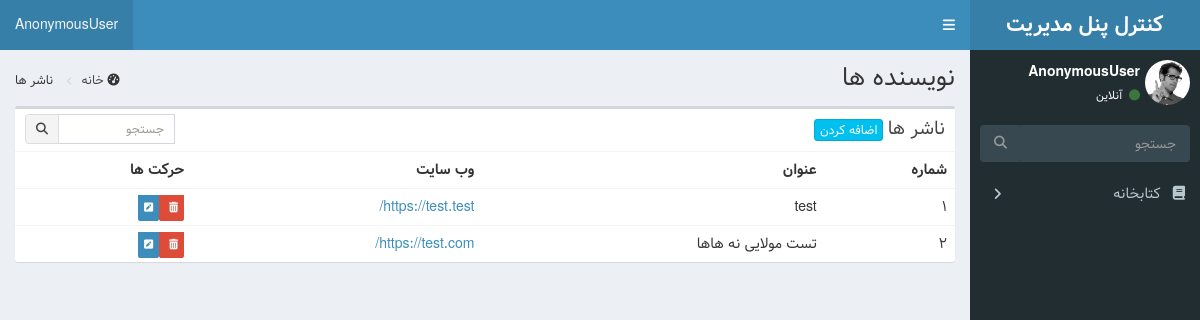
The app's page /admin_panel/publishers/, older data.
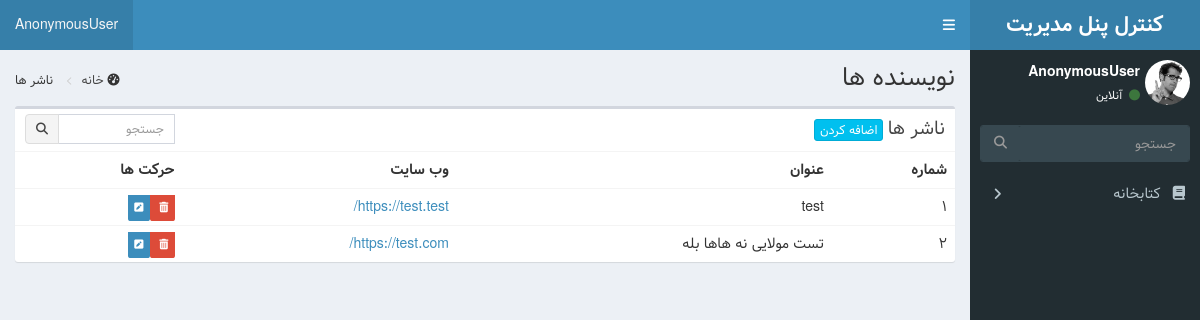
The same page, newer data.
### library/models.py (models this page shows, shortened)
class Publishers(models.Model):
    title = models.CharField(max_length=50, verbose_name="عنوان")
    website = models.URLField(verbose_name="وب سایت")

### admin_panel/views.py (the view)
# urls.py: path("publishers/", views.PublishersListView.as_view(), name="publishers_admin"),
class PublishersListView(ListView):
    template_name = "admin_panel/publishers/publishers_list.html"
    model = models.Publishers
    context_object_name = "publishers"

### admin_panel/templates/admin_panel/publishers/publishers_list.html (shortened to what this page needs)
{% extends 'admin_panel/basic.html' %}
{% block content %}
<section class="content-header">
    <h1>
        نویسنده ها
    </h1>
    <ol class="breadcrumb">
        <li><i class="fa fa-dashboard"></i> <a href="{% url "admin" %}"> خانه </a></li>
        <li> ناشر ها</li>
    </ol>
</section>
<section class="content">
    <div class="row">
        <div class="col-xs-12">
            <div class="box">
                <div class="box-header">
                    <h3 class="box-title"> ناشر ها</h3>
                    <div class="box-tools">
                        <form class="input-group input-group-sm" style="width: 150px;" action="{%url 'author_search'%}"
                            method="post">
                            <input type="search" name='search' class="form-control pull-right" placeholder="جستجو">
                            <div class="input-group-btn">
                                <button type="submit" class="btn btn-default"><i class="fa fa-search"></i></button>
                            </div>
                        </form>
                    </div>
                    <a class="btn btn-info btn-xs" href="{% url 'publishers_create' %}">اضافه کردن</a>
                </div>
                <div class="box-body table-responsive no-padding">
                    <table class="table table-hover">
                        <tbody>
                            <tr>
                                <th>شماره</th>
                                <th>عنوان</th>
                                <th>وب سایت</th>
                                <th>حرکت ها</th>
                            </tr>
                            {% for publisher in publishers %}
                            <tr>
                                <td>{{publisher.id}}</td>
                                <td>{{publisher.title}}</td>
                                <td><a href="{{publisher.website}}">{{publisher.website}}</a></td>
                                <td>
                                    <a href="{%url 'publisher_delete' publisher.pk%}" class="label-danger">
                                        <span class="label label-danger">
                                            <i class="fa fa-trash"></i>
                                        </span>
                                    </a>
                                    <a href="{%url 'publisher_update' publisher.pk%}" class="label-primary">
                                        <span class="label label-primary">
                                            <i class="fa  fa-pencil-square"></i>
                                        </span>
                                    </a>
                                </td>
                            </tr>
                            {% endfor %}
                        </tbody>
                    </table>
                </div>
            </div>
        </div>
    </div>
</section>
{% endblock content %}

Row changes from the older to the newer data that the page shows:
changed Publishers "https://test.com/": title "تست مولایی نه هاها" → "تست مولایی نه هاها بله"
